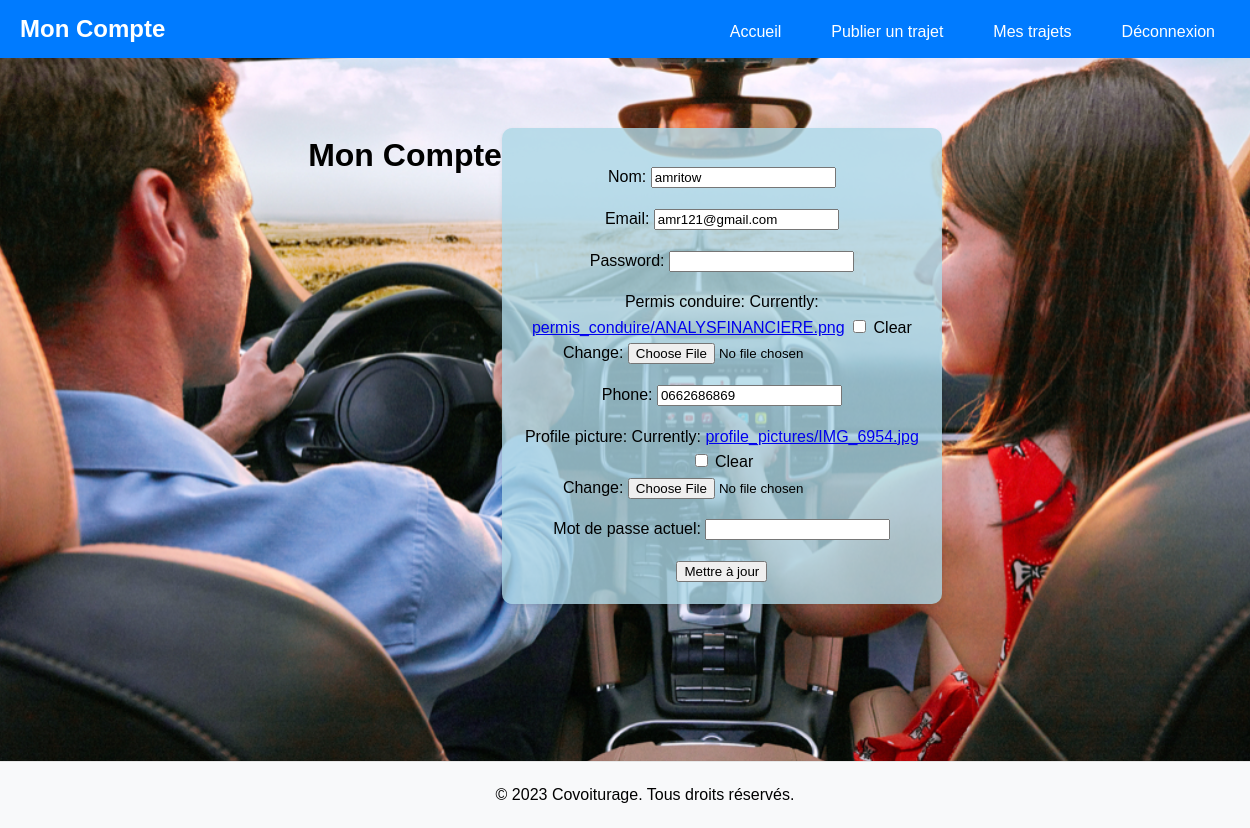
/client/compte/ (signed in), run on an earlier commit of the app's database.
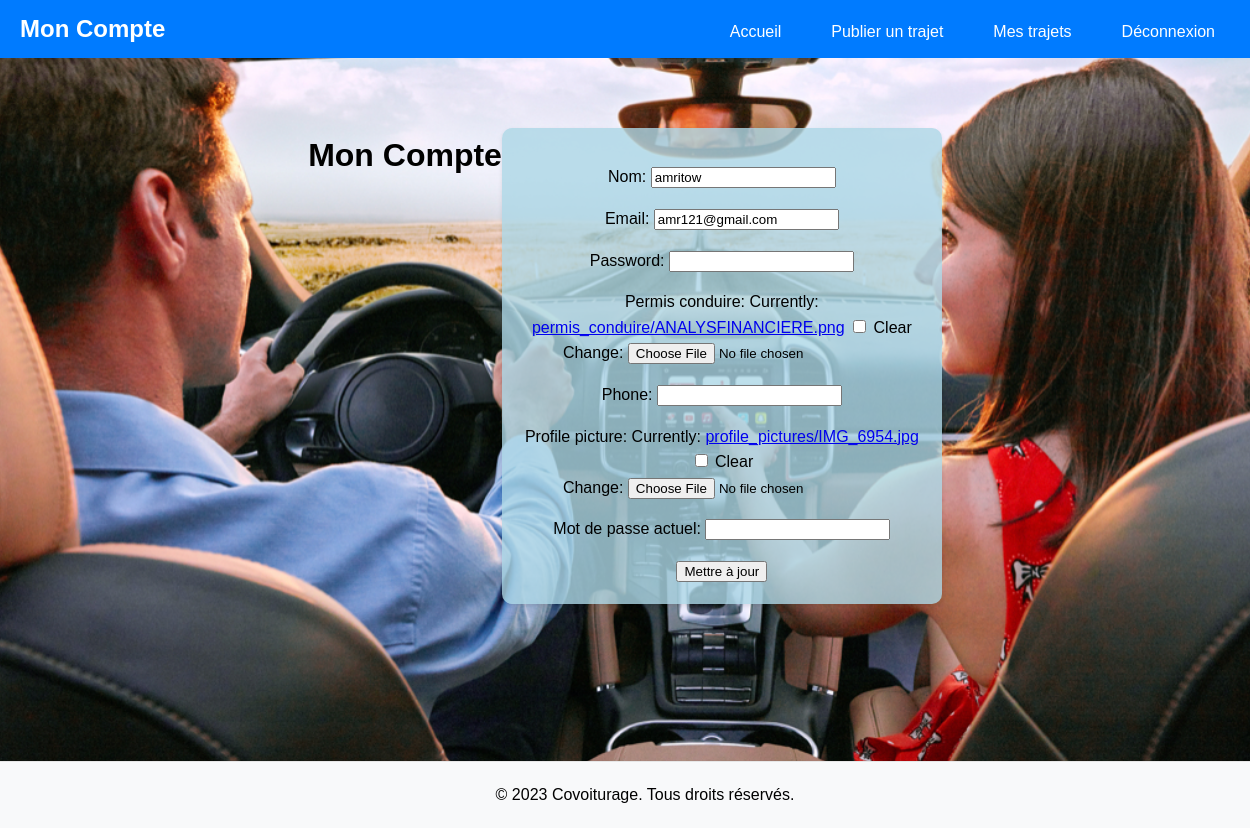
And on a later commit of the database.
### client/models.py (models this page shows, shortened)
class Client(models.Model):
    id = models.AutoField(primary_key=True)
    nom = models.CharField(max_length=100)
    email = models.EmailField(unique=True)
    password = models.CharField(max_length=256,default='default_password')
    phone = models.CharField(max_length=15, blank=True)
    profile_picture = models.ImageField(upload_to='profile_pictures/', blank=True)
    historiqueTrajets = models.TextField(blank=True,null=True)
    commentaires = models.TextField(blank=True, null=True)
    estConducteur = models.BooleanField(default=False)
    permis_conduire = models.FileField(upload_to='permis_conduire/', null=True, blank=True)
    is_active = models.BooleanField(default=True)

### client/views.py (the view)
# urls.py: path('compte/', views.compte, name='compte'),
def compte(request):
    client_id = request.session.get('client_id')
    if not client_id:
        return redirect('connexion')
    client = Client.objects.get(id=client_id)
    error_message = None
    if request.method == 'POST':
        form = CompteForm(request.POST, request.FILES, instance=client)
        current_password = request.POST.get('current_password')
        if current_password != client.password:
            error_message = "Mot de passe actuel incorrect"
        elif form.is_valid():
            form.save()
            return redirect('home')
    else:
        form = CompteForm(instance=client)
    return render(request, 'client/compte.html', {'form': form, 'error_message': error_message})

### client/forms.py
class CompteForm(forms.ModelForm):
    password = forms.CharField(widget=forms.PasswordInput, required=False)
    current_password = forms.CharField(widget=forms.PasswordInput, required=True, label='Mot de passe actuel')
    permis_conduire = forms.FileField(required=False)
    class Meta:
        model = Client
        fields = ['nom', 'email', 'password', 'permis_conduire', 'phone', 'profile_picture']

### client/templates/Client/compte.html (shortened to what this page needs)
{% load static %}
<!DOCTYPE html>
<html lang="en">
<head>
    <link rel="stylesheet" href="{% static 'Client/css/forms.css' %}">
</head>
<body>
    <header>
        <div class="container">
            <div class="logo">
                <h1>Mon Compte</h1>
            </div>
            <nav>
                <ul>
                    <li><a href="{% url 'home' %}">Accueil</a></li>
                    <li><a href="{% url 'publier_trajet' %}">Publier un trajet</a></li>
                    {% if request.session.client_id %}
                        <li><a href="{% url 'mes_trajets' %}">Mes trajets</a></li>
                        <li><a href="{% url 'deconnexion' %}">Déconnexion</a></li>
                    {% else %}
                        <li><a href="{% url 'connexion' %}">Connexion</a></li>
                        <li><a href="{% url 'inscription' %}">Inscription</a></li>
                    {% endif %}
                </ul>
            </nav>
        </div>
    </header>
    <div class="main-content">
        <h1>Mon Compte</h1>
        <form method="post">
            {{ form.as_p }}
            <button type="submit">Mettre à jour</button>
        </form>
    </div>
    <footer class="footer">
        <p>© 2023 Covoiturage. Tous droits réservés.</p>
    </footer>
</body>
</html>

What changed in the data, as far as the page shows it:
changed Client "amritow": phone "0662686869" → (not shown)
